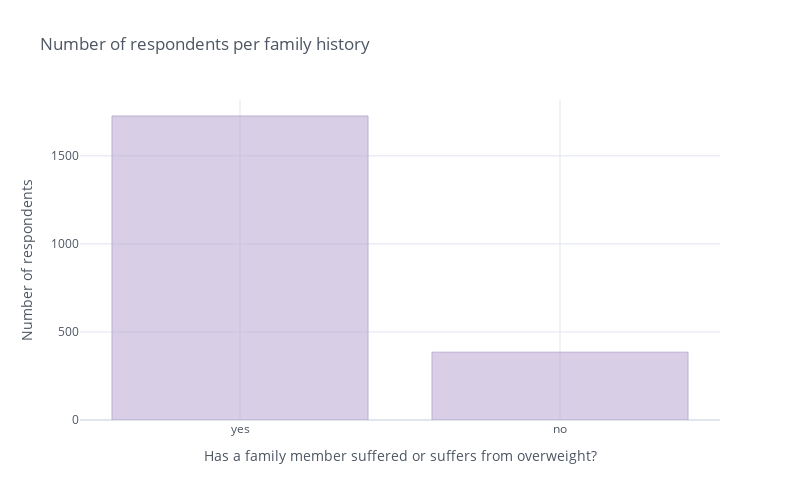
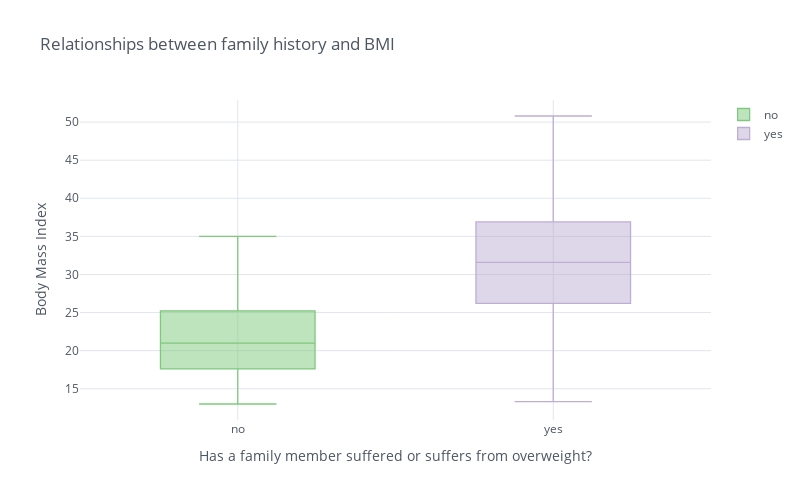

The notebook cell these images were saved under, in order:
### Markdown cell above
82% of respondents have one or more family members suffered or suffer from overweight. The graph below shows a clear link between family history and BMI: the median BMI of those with a family history of overweight is about 11 kg/m² higher. However, no one should blames genes and think that overweight is predetermined. According to Sarah Earhart (registered Dietitian Nutritionist), family dynamics and home environment is thought to have an even larger affect  on weight than genetics[4].

### Code cell
respondents_per_history = data['Family_history_with_overweight'].value_counts()
respondents_per_history.iplot(kind = 'bar', dimensions = (800,500), 
                              xTitle = 'Has a family member suffered or suffers from overweight?', yTitle = 'Number of respondents', 
                              title = 'Number of respondents per family history', color = '#BEAED4')

data[['Family_history_with_overweight', 'BMI']].pivot(columns = 'Family_history_with_overweight', values = 'BMI').iplot(kind = 'box', dimensions = (800,500), 
                                                                                                                    xTitle = 'Has a family member suffered or suffers from overweight?', yTitle = 'Body Mass Index', 
                                                                                                                    title = 'Relationships between family history and BMI', colorscale = 'Accent')

### Figure 1 — Plotly figure (JSON) as saved in the notebook; plotly's stock layout.template omitted (floating-point values rounded to 4 significant figures)
{"data": [{"marker": {"color": "rgba(190, 174, 212, 0.6)", "line": {"color": "rgba(190, 174, 212, 1.0)", "width": 1}}, "name": "Family_history_with_overweight", "orientation": "v", "text": "", "type": "bar", "x": ["yes", "no"], "y": [1726, 385]}], "layout": {"height": 500, "legend": {"bgcolor": "#FFFFFF", "font": {"color": "#4D5663"}}, "paper_bgcolor": "#FFFFFF", "plot_bgcolor": "#FFFFFF", "title": {"font": {"color": "#4D5663"}, "text": "Number of respondents per family history"}, "width": 800, "xaxis": {"autorange": true, "gridcolor": "#E1E5ED", "range": [-0.5, 1.5], "showgrid": true, "tickfont": {"color": "#4D5663"}, "title": {"font": {"color": "#4D5663"}, "text": "Has a family member suffered or suffers from overweight?"}, "type": "category", "zerolinecolor": "#E1E5ED"}, "yaxis": {"autorange": true, "gridcolor": "#E1E5ED", "range": [0, 1817.0], "showgrid": true, "tickfont": {"color": "#4D5663"}, "title": {"font": {"color": "#4D5663"}, "text": "Number of respondents"}, "type": "linear", "zerolinecolor": "#E1E5ED"}}}

### Figure 2 — Plotly figure (JSON) as saved in the notebook; plotly's stock layout.template omitted (floating-point values rounded to 4 significant figures; data arrays with more than 128 entries replaced by an {"elided": "..."} marker saying what was removed)
{"data": [{"boxpoints": false, "line": {"width": 1.3}, "marker": {"color": "rgba(127, 201, 127, 1.0)"}, "name": "no", "orientation": "v", "type": "box", "y": {"elided": "2111 float values"}}, {"boxpoints": false, "line": {"width": 1.3}, "marker": {"color": "rgba(190, 174, 212, 1.0)"}, "name": "yes", "orientation": "v", "type": "box", "y": {"elided": "2111 float values"}}], "layout": {"height": 500, "legend": {"bgcolor": "#FFFFFF", "font": {"color": "#4D5663"}}, "paper_bgcolor": "#FFFFFF", "plot_bgcolor": "#FFFFFF", "title": {"font": {"color": "#4D5663"}, "text": "Relationships between family history and BMI"}, "width": 800, "xaxis": {"autorange": true, "gridcolor": "#E1E5ED", "range": [-0.5, 1.5], "showgrid": true, "tickfont": {"color": "#4D5663"}, "title": {"font": {"color": "#4D5663"}, "text": "Has a family member suffered or suffers from overweight?"}, "type": "category", "zerolinecolor": "#E1E5ED"}, "yaxis": {"autorange": true, "gridcolor": "#E1E5ED", "range": [10.9, 52.9], "showgrid": true, "tickfont": {"color": "#4D5663"}, "title": {"font": {"color": "#4D5663"}, "text": "Body Mass Index"}, "type": "linear", "zerolinecolor": "#E1E5ED"}}}
